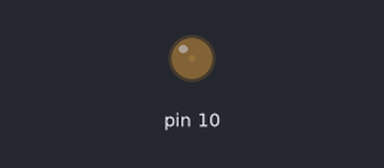
A sketch run on a simulated Arduino Uno, built with avr-gcc and run on an emulated ATmega328P. Shown: output pins drawn as LEDs (lit = HIGH).

Above: at 0.05 s.
At 0.65 s:
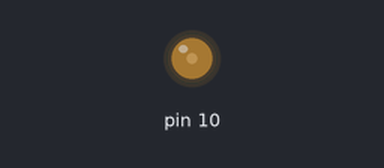
At 1.3 s:
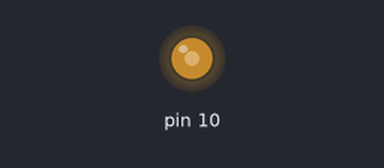
At 2.55 s:
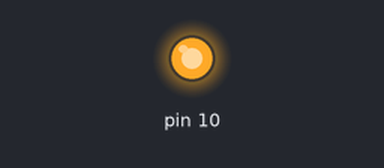
Timing chart, 0 to 5.9 s (numbered marks = the images above):
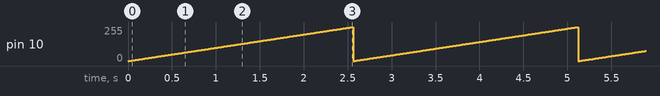

The sketch:

Practica5.ino
```cpp
void setup() {
  pinMode(10,OUTPUT);
}

void loop() {
  //Se incrementa la intensidad percibida cada 10ms
  for(int i = 0; i<256; i++){
  analogWrite(10,i);
  delay(10);
  }
}
```

Measured:
- by itself, pin 10: ramps from 0/255 to 255/255 and jumps back, once every 2.6 s
